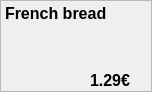
                         <widget class="QFrame" name="frame_4">
                          <property name="minimumSize">
                           <size>
                            <width>152</width>
                            <height>92</height>
                           </size>
                          </property>
                          <property name="maximumSize">
                           <size>
                            <width>152</width>
                            <height>92</height>
                           </size>
                          </property>
                          <property name="frameShape">
                           <enum>QFrame::StyledPanel</enum>
                          </property>
                          <property name="frameShadow">
                           <enum>QFrame::Raised</enum>
                          </property>
                          <widget class="QLabel" name="discountImageLabel4">
                           <property name="geometry">
                            <rect>
                             <x>30</x>
                             <y>20</y>
                             <width>81</width>
                             <height>51</height>
                            </rect>
                           </property>
                           <property name="text">
                            <string/>
                           </property>
                           <property name="pixmap">
                            <pixmap>images/FrenchBaguette.jpg</pixmap>
                           </property>
                           <property name="scaledContents">
                            <bool>false</bool>
                           </property>
                           <property name="alignment">
                            <set>Qt::AlignCenter</set>
                           </property>
                          </widget>
                          <widget class="QLabel" name="discountPriceLabel4">
                           <property name="geometry">
                            <rect>
                             <x>90</x>
                             <y>70</y>
                             <width>51</width>
                             <height>20</height>
                            </rect>
                           </property>
                           <property name="font">
                            <font>
                             <pointsize>12</pointsize>
                             <weight>75</weight>
                             <bold>true</bold>
                            </font>
                           </property>
                           <property name="text">
                            <string>1.29€</string>
                           </property>
                          </widget>
                          <widget class="QLabel" name="discountNameLabel4">
                           <property name="geometry">
                            <rect>
                             <x>5</x>
                             <y>5</y>
                             <width>121</width>
                             <height>16</height>
                            </rect>
                           </property>
                           <property name="font">
                            <font>
                             <pointsize>12</pointsize>
                             <weight>75</weight>
                             <bold>true</bold>
                            </font>
                           </property>
                           <property name="text">
                            <string>French bread</string>
                           </property>
                          </widget>
                          <widget class="QPushButton" name="discountPushButton4">
                           <property name="geometry">
                            <rect>
                             <x>0</x>
                             <y>0</y>
                             <width>155</width>
                             <height>90</height>
                            </rect>
                           </property>
                           <property name="text">
                            <string/>
                           </property>
                           <property name="flat">
                            <bool>true</bool>
                           </property>
                          </widget>
                          <zorder>discountPriceLabel4</zorder>
                          <zorder>discountNameLabel4</zorder>
                          <zorder>discountImageLabel4</zorder>
                          <zorder>discountPushButton4</zorder>
                         </widget>
